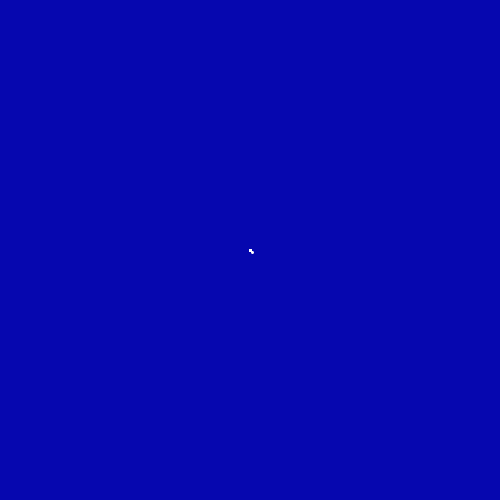
Frame 1 (no input)
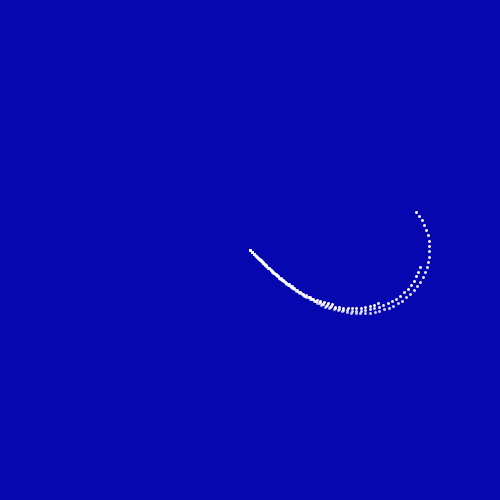
Frame 60 (the mouse pressed at the canvas centre just before this capture)
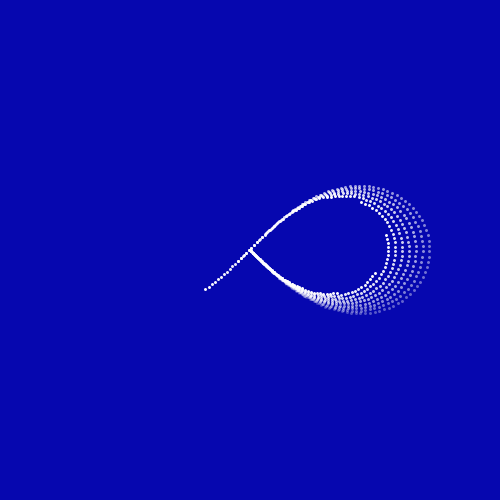
Frame 120 (the mouse held since frame 60 and released just before this capture)

The Processing sketch that drew these frames (run headless with seeded random() and noise(); from frame 60 on, the mouse is pressed at the canvas centre):

// Processing sketch: sketch_04072017
// ── sketch_04072017.pde
lemnGroupe[] lg = new lemnGroupe[20];

void setup(){
  size(500,500);
  smooth();
  strokeWeight(3);
  for(int i = 0; i<=lg.length-1; i++){
    float n = map(i, 0, lg.length-1, 50, 180);
    float count = map(i, 0, lg.length-1, 0, 200);
    lg[i] = new lemnGroupe(n, count);
  }
}

void draw(){
  background(6,7,175);
  translate(width/2, height/2);
  for(int i = 0; i<=lg.length-1; i++){
    lg[i].starte();
    lg[i].display();
  }
}
// ── Lemniscate.pde
class Lemniscate{
  float x,y;
  float alpha = 255;
  
  Lemniscate(float _x, float _y){
    x = _x;
    y = _y;
  }
  
  boolean isDead(){
    if(alpha<=0){
      return true;
    }else{
      return false;
    }
  }
  
  void display(){
    alpha-=2;
    stroke(255,alpha);
    fill(255,alpha);
    point(x,y);
  }
}
// ── lemnGroupe.pde
class lemnGroupe {
  ArrayList<Lemniscate> lemn;
  float x,y;
  float t;
  float speed = 0.03;
  float a;
  float count;
  
  lemnGroupe(float _a, float _count){
    a = _a;
    count = _count;
    lemn = new ArrayList<Lemniscate>();
  }
  
  void starte(){
    if(count>=200){
      update();
      count = 200;
    }else{
      count++;
    }
  }
  
  void update(){
    t = t + speed;
    x = a * (sin(t)/(1+cos(t)*cos(t)));
    y = a * (sin(t)*cos(t)/(1+cos(t)*cos(t)));
  }
  
  void display(){
    lemn.add(new Lemniscate(x,y));
    for(int i = lemn.size()-1; i>=0; i--){
      Lemniscate l = lemn.get(i);
      l.display();
      if(l.isDead()){
        lemn.remove(i);
      }
    }
  }
}
